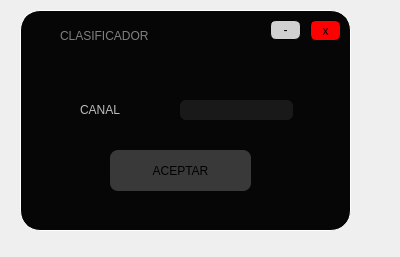
<?xml version="1.0" encoding="UTF-8"?>
<ui version="4.0">
 <class>Form</class>
 <widget class="QWidget" name="Form">
  <property name="geometry">
   <rect>
    <x>0</x>
    <y>0</y>
    <width>400</width>
    <height>257</height>
   </rect>
  </property>
  <property name="windowTitle">
   <string>Form</string>
  </property>
  <widget class="QWidget" name="widget" native="true">
   <property name="geometry">
    <rect>
     <x>20</x>
     <y>10</y>
     <width>331</width>
     <height>221</height>
    </rect>
   </property>
   <property name="styleSheet">
    <string notr="true">QWidget#widget{

background-color: rgb(6, 6, 6);
border-radius:20px;
	gridline-color: rgb(255, 255, 255);
	border-color: rgb(255, 255, 255);
border: 1px solid white;
}</string>
   </property>
   <widget class="QPushButton" name="BAceptar">
    <property name="geometry">
     <rect>
      <x>90</x>
      <y>140</y>
      <width>141</width>
      <height>41</height>
     </rect>
    </property>
    <property name="cursor">
     <cursorShape>PointingHandCursor</cursorShape>
    </property>
    <property name="styleSheet">
     <string notr="true">QPushButton#BAceptar{

background-color: rgb(57, 57, 57);

border-radius:8px;

font: 70 15pt &quot;Rockwell Extra Bold&quot;;
color:black;
}</string>
    </property>
    <property name="text">
     <string>ACEPTAR</string>
    </property>
   </widget>
   <widget class="QLabel" name="label_2">
    <property name="geometry">
     <rect>
      <x>60</x>
      <y>89</y>
      <width>81</width>
      <height>21</height>
     </rect>
    </property>
    <property name="styleSheet">
     <string notr="true">font: 14pt &quot;Lucida Console&quot;;

color: rgb(189, 189, 189);
;
font: 70 15pt &quot;Rockwell Extra Bold&quot;;</string>
    </property>
    <property name="text">
     <string>CANAL</string>
    </property>
   </widget>
   <widget class="QLineEdit" name="lineEdit">
    <property name="geometry">
     <rect>
      <x>160</x>
      <y>90</y>
      <width>113</width>
      <height>20</height>
     </rect>
    </property>
    <property name="styleSheet">
     <string notr="true">background-color: rgb(25, 25, 25);
border-radius:6px;
color: white</string>
    </property>
    <property name="text">
     <string/>
    </property>
   </widget>
   <widget class="QFrame" name="frame_4">
    <property name="geometry">
     <rect>
      <x>10</x>
      <y>10</y>
      <width>311</width>
      <height>31</height>
     </rect>
    </property>
    <property name="styleSheet">
     <string notr="true">QFrame#frame_4{
	background-color: rgb(6, 6, 6);
border-top-left-radius:20px;
border-top-right-radius:20px;



}</string>
    </property>
    <property name="frameShape">
     <enum>QFrame::StyledPanel</enum>
    </property>
    <property name="frameShadow">
     <enum>QFrame::Raised</enum>
    </property>
    <widget class="QPushButton" name="min_3">
     <property name="geometry">
      <rect>
       <x>910</x>
       <y>10</y>
       <width>41</width>
       <height>21</height>
      </rect>
     </property>
     <property name="cursor">
      <cursorShape>PointingHandCursor</cursorShape>
     </property>
     <property name="styleSheet">
      <string notr="true">QPushButton#min_3{
	background-color: rgb(208, 208, 208);
font: 16pt &quot;MS Shell Dlg 2&quot;;
border-radius:6px;
border: 1px solid black;


}</string>
     </property>
     <property name="text">
      <string>-</string>
     </property>
    </widget>
    <widget class="QPushButton" name="cerrar_3">
     <property name="geometry">
      <rect>
       <x>960</x>
       <y>10</y>
       <width>41</width>
       <height>21</height>
      </rect>
     </property>
     <property name="cursor">
      <cursorShape>PointingHandCursor</cursorShape>
     </property>
     <property name="styleSheet">
      <string notr="true">QPushButton#cerrar_3{

background-color: rgb(255, 0, 0);
border-radius:6px;
border: 1px solid black;
font: 11pt &quot;MS Shell Dlg 2&quot;;

}</string>
     </property>
     <property name="text">
      <string>x</string>
     </property>
    </widget>
    <widget class="QLabel" name="label_6">
     <property name="geometry">
      <rect>
       <x>30</x>
       <y>-10</y>
       <width>191</width>
       <height>51</height>
      </rect>
     </property>
     <property name="styleSheet">
      <string notr="true">font: 14pt &quot;Lucida Console&quot;;
color:gray
;
font: 70 10pt &quot;Rockwell Extra Bold&quot;;</string>
     </property>
     <property name="text">
      <string>CLASIFICADOR</string>
     </property>
    </widget>
    <widget class="QLabel" name="label_5">
     <property name="geometry">
      <rect>
       <x>0</x>
       <y>0</y>
       <width>31</width>
       <height>31</height>
      </rect>
     </property>
     <property name="styleSheet">
      <string notr="true">border-image: url(:/Iconos/Icono youtube.png);</string>
     </property>
     <property name="text">
      <string/>
     </property>
    </widget>
    <widget class="QPushButton" name="min_4">
     <property name="geometry">
      <rect>
       <x>240</x>
       <y>0</y>
       <width>31</width>
       <height>20</height>
      </rect>
     </property>
     <property name="cursor">
      <cursorShape>PointingHandCursor</cursorShape>
     </property>
     <property name="styleSheet">
      <string notr="true">QPushButton#min_4{
	background-color: rgb(208, 208, 208);
font: 16pt &quot;MS Shell Dlg 2&quot;;
border-radius:6px;
border: 1px solid black;


}</string>
     </property>
     <property name="text">
      <string>-</string>
     </property>
    </widget>
    <widget class="QPushButton" name="cerrar_4">
     <property name="geometry">
      <rect>
       <x>280</x>
       <y>0</y>
       <width>31</width>
       <height>21</height>
      </rect>
     </property>
     <property name="cursor">
      <cursorShape>PointingHandCursor</cursorShape>
     </property>
     <property name="styleSheet">
      <string notr="true">QPushButton#cerrar_4{

background-color: rgb(255, 0, 0);
border-radius:6px;
border: 1px solid black;
font: 11pt &quot;MS Shell Dlg 2&quot;;

}</string>
     </property>
     <property name="text">
      <string>x</string>
     </property>
    </widget>
   </widget>
  </widget>
 </widget>
 <resources>
  <include location="imagen.qrc"/>
 </resources>
 <connections/>
</ui>
